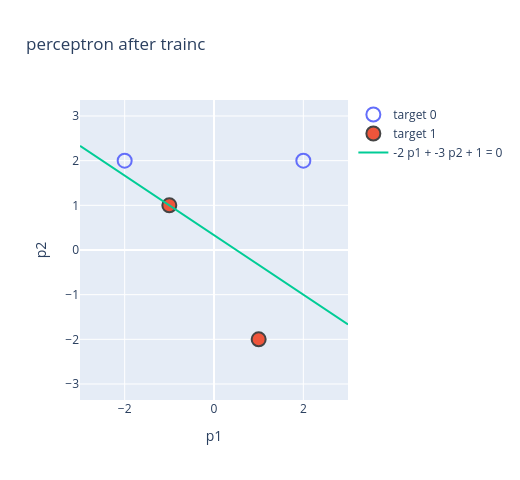

The notebook cell this image was saved under:
### Markdown cell above
### 決策邊界

訓練好的感知器以直線 W p + b = 0 把平面分成兩半：

### Code cell
def boundary_plot(net, P, T, title, lim=(-3, 3)):
    xs = np.linspace(*lim, 2)
    w1, w2, b = net.IW[0, 0], net.IW[0, 1], net.b[0]
    fig = go.Figure()
    for cls, sym in ((0, "circle-open"), (1, "circle")):
        k = T[0] == cls
        fig.add_scatter(x=P[0, k], y=P[1, k], mode="markers", marker=dict(symbol=sym, size=14, line=dict(width=2)), name=f"target {cls}")
    fig.add_scatter(x=xs, y=-(w1 * xs + b) / w2, mode="lines", name=f"{w1:g} p1 + {w2:g} p2 + {b:g} = 0")
    fig.update_layout(title=title, xaxis=dict(range=list(lim), title="p1"), yaxis=dict(range=list(lim), title="p2", scaleanchor="x"), width=520, height=480)
    return fig

boundary_plot(net, P, T, "perceptron after trainc").show()

### Figure 1 — Plotly figure (JSON) as saved in the notebook; plotly's stock layout.template omitted (floating-point values rounded to 4 significant figures)
{"data": [{"marker": {"line": {"width": 2}, "size": 14, "symbol": "circle-open"}, "mode": "markers", "name": "target 0", "type": "scatter", "x": [2, -2], "y": [2, 2]}, {"marker": {"line": {"width": 2}, "size": 14, "symbol": "circle"}, "mode": "markers", "name": "target 1", "type": "scatter", "x": [1, -1], "y": [-2, 1]}, {"mode": "lines", "name": "-2 p1 + -3 p2 + 1 = 0", "type": "scatter", "x": [-3.0, 3.0], "y": [2.333, -1.667]}], "layout": {"height": 480, "title": {"text": "perceptron after trainc"}, "width": 520, "xaxis": {"range": [-3, 3], "title": {"text": "p1"}}, "yaxis": {"range": [-3, 3], "scaleanchor": "x", "title": {"text": "p2"}}}}
